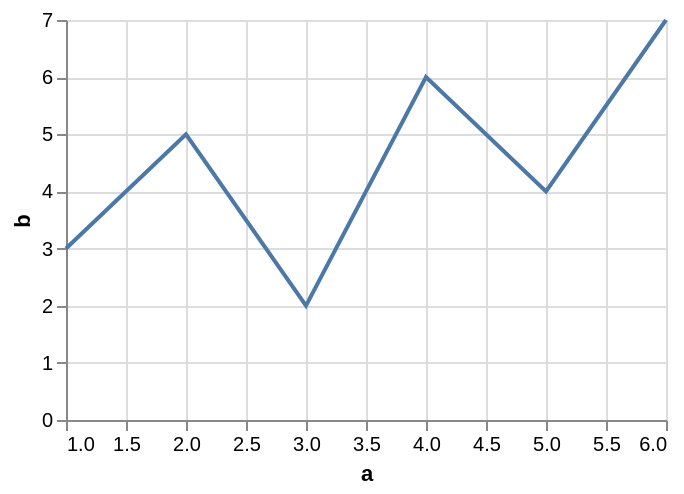

Write a Vega-Lite specification for this figure.
### Vega-Lite specification from a JSON file in a GitHub repository (floating-point values rounded to 4 significant figures)
{"$schema": "https://vega.github.io/schema/vega-lite/v6.json", "data": {"values": [{"a": 1, "b": 3, "c": "x", "d": "2020-01-01"}, {"a": 2, "b": 5, "c": "y", "d": "2020-03-01"}, {"a": 3, "b": 2, "c": "x", "d": "2020-06-01"}, {"a": 4, "b": 6, "c": "z", "d": "2020-09-01"}, {"a": 5, "b": 4, "c": "y", "d": "2021-01-01"}, {"a": 6, "b": 7, "c": "z", "d": "2021-04-01"}]}, "width": 300, "height": 200, "layer": [{"mark": "line", "encoding": {"x": {"field": "a", "type": "quantitative"}, "y": {"field": "b", "type": "quantitative"}}}, {"params": [{"name": "hover", "select": {"type": "point", "on": "pointerover", "nearest": true, "fields": ["a"], "clear": "pointerout"}}], "mark": "point", "encoding": {"x": {"field": "a", "type": "quantitative"}, "y": {"field": "b", "type": "quantitative"}, "opacity": {"value": 0}}}, {"mark": "rule", "encoding": {"x": {"field": "a", "type": "quantitative"}, "opacity": {"condition": {"param": "hover", "empty": false, "value": 0.6}, "value": 0}}}]}
